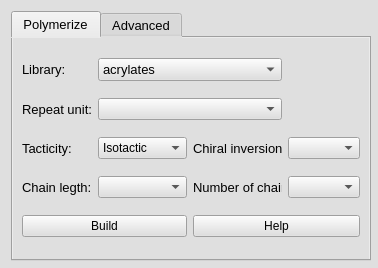
<?xml version="1.0" encoding="UTF-8"?>
<ui version="4.0">
 <class>Form_polymer</class>
 <widget class="QWidget" name="Form_polymer">
  <property name="geometry">
   <rect>
    <x>0</x>
    <y>0</y>
    <width>378</width>
    <height>268</height>
   </rect>
  </property>
  <property name="sizePolicy">
   <sizepolicy hsizetype="Fixed" vsizetype="Fixed">
    <horstretch>0</horstretch>
    <verstretch>0</verstretch>
   </sizepolicy>
  </property>
  <property name="minimumSize">
   <size>
    <width>378</width>
    <height>268</height>
   </size>
  </property>
  <property name="maximumSize">
   <size>
    <width>378</width>
    <height>268</height>
   </size>
  </property>
  <property name="baseSize">
   <size>
    <width>360</width>
    <height>268</height>
   </size>
  </property>
  <property name="font">
   <font>
    <pointsize>11</pointsize>
   </font>
  </property>
  <property name="windowTitle">
   <string>Form</string>
  </property>
  <property name="styleSheet">
   <string notr="true">background-color: rgb(223, 223, 223);</string>
  </property>
  <layout class="QGridLayout" name="gridLayout_5">
   <item row="0" column="0">
    <widget class="QTabWidget" name="polymer">
     <property name="minimumSize">
      <size>
       <width>360</width>
       <height>250</height>
      </size>
     </property>
     <property name="maximumSize">
      <size>
       <width>360</width>
       <height>250</height>
      </size>
     </property>
     <property name="baseSize">
      <size>
       <width>360</width>
       <height>250</height>
      </size>
     </property>
     <property name="font">
      <font>
       <pointsize>10</pointsize>
      </font>
     </property>
     <property name="currentIndex">
      <number>0</number>
     </property>
     <widget class="QWidget" name="tab">
      <attribute name="title">
       <string>Polymerize</string>
      </attribute>
      <layout class="QGridLayout" name="gridLayout">
       <item row="0" column="0">
        <widget class="QLabel" name="label">
         <property name="font">
          <font>
           <pointsize>10</pointsize>
          </font>
         </property>
         <property name="text">
          <string>Library:</string>
         </property>
        </widget>
       </item>
       <item row="0" column="1" colspan="2">
        <widget class="QComboBox" name="comboBox_library">
         <property name="font">
          <font>
           <pointsize>10</pointsize>
          </font>
         </property>
         <item>
          <property name="text">
           <string>acrylates</string>
          </property>
         </item>
         <item>
          <property name="text">
           <string>amides</string>
          </property>
         </item>
         <item>
          <property name="text">
           <string>carbohydrates</string>
          </property>
         </item>
         <item>
          <property name="text">
           <string>carbonates</string>
          </property>
         </item>
         <item>
          <property name="text">
           <string>dienes</string>
          </property>
         </item>
         <item>
          <property name="text">
           <string>esters</string>
          </property>
         </item>
         <item>
          <property name="text">
           <string>halides</string>
          </property>
         </item>
         <item>
          <property name="text">
           <string>imidazoles</string>
          </property>
         </item>
         <item>
          <property name="text">
           <string>imides</string>
          </property>
         </item>
         <item>
          <property name="text">
           <string>ketones</string>
          </property>
         </item>
         <item>
          <property name="text">
           <string>olefins</string>
          </property>
         </item>
         <item>
          <property name="text">
           <string>oxides</string>
          </property>
         </item>
         <item>
          <property name="text">
           <string>rings</string>
          </property>
         </item>
         <item>
          <property name="text">
           <string>siloxanes</string>
          </property>
         </item>
         <item>
          <property name="text">
           <string>sulfones</string>
          </property>
         </item>
         <item>
          <property name="text">
           <string>urea</string>
          </property>
         </item>
         <item>
          <property name="text">
           <string>urethanes</string>
          </property>
         </item>
         <item>
          <property name="text">
           <string>vinyls</string>
          </property>
         </item>
         <item>
          <property name="text">
           <string>current project</string>
          </property>
         </item>
        </widget>
       </item>
       <item row="1" column="0">
        <widget class="QLabel" name="label_2">
         <property name="font">
          <font>
           <pointsize>10</pointsize>
          </font>
         </property>
         <property name="text">
          <string>Repeat unit:</string>
         </property>
        </widget>
       </item>
       <item row="1" column="1" colspan="2">
        <widget class="QComboBox" name="comboBox_repeat_unit"/>
       </item>
       <item row="2" column="0">
        <widget class="QLabel" name="label_4">
         <property name="font">
          <font>
           <pointsize>10</pointsize>
          </font>
         </property>
         <property name="text">
          <string>Tacticity:</string>
         </property>
        </widget>
       </item>
       <item row="2" column="1">
        <widget class="QComboBox" name="comboBox_tacticity">
         <item>
          <property name="text">
           <string>Isotactic</string>
          </property>
         </item>
         <item>
          <property name="text">
           <string>Syndiotactic</string>
          </property>
         </item>
         <item>
          <property name="text">
           <string>Atactic</string>
          </property>
         </item>
        </widget>
       </item>
       <item row="2" column="2">
        <widget class="QLabel" name="label_6">
         <property name="font">
          <font>
           <pointsize>10</pointsize>
          </font>
         </property>
         <property name="text">
          <string>Chiral inversion:</string>
         </property>
        </widget>
       </item>
       <item row="2" column="3">
        <widget class="QComboBox" name="comboBox_chiral"/>
       </item>
       <item row="3" column="0">
        <widget class="QLabel" name="label_3">
         <property name="font">
          <font>
           <pointsize>10</pointsize>
          </font>
         </property>
         <property name="text">
          <string>Chain legth:</string>
         </property>
        </widget>
       </item>
       <item row="3" column="1">
        <widget class="QComboBox" name="comboBox_chain_length"/>
       </item>
       <item row="3" column="2">
        <widget class="QLabel" name="label_5">
         <property name="font">
          <font>
           <pointsize>10</pointsize>
          </font>
         </property>
         <property name="text">
          <string>Number of chain:</string>
         </property>
        </widget>
       </item>
       <item row="3" column="3">
        <widget class="QComboBox" name="comboBox_chain_number"/>
       </item>
       <item row="4" column="0" colspan="2">
        <widget class="QPushButton" name="pushButton_build_polymer">
         <property name="text">
          <string>Build</string>
         </property>
        </widget>
       </item>
       <item row="4" column="2" colspan="2">
        <widget class="QPushButton" name="pushButton_help">
         <property name="text">
          <string>Help</string>
         </property>
        </widget>
       </item>
      </layout>
     </widget>
     <widget class="QWidget" name="tab_2">
      <attribute name="title">
       <string>Advanced</string>
      </attribute>
     </widget>
    </widget>
   </item>
  </layout>
 </widget>
 <resources/>
 <connections/>
</ui>
